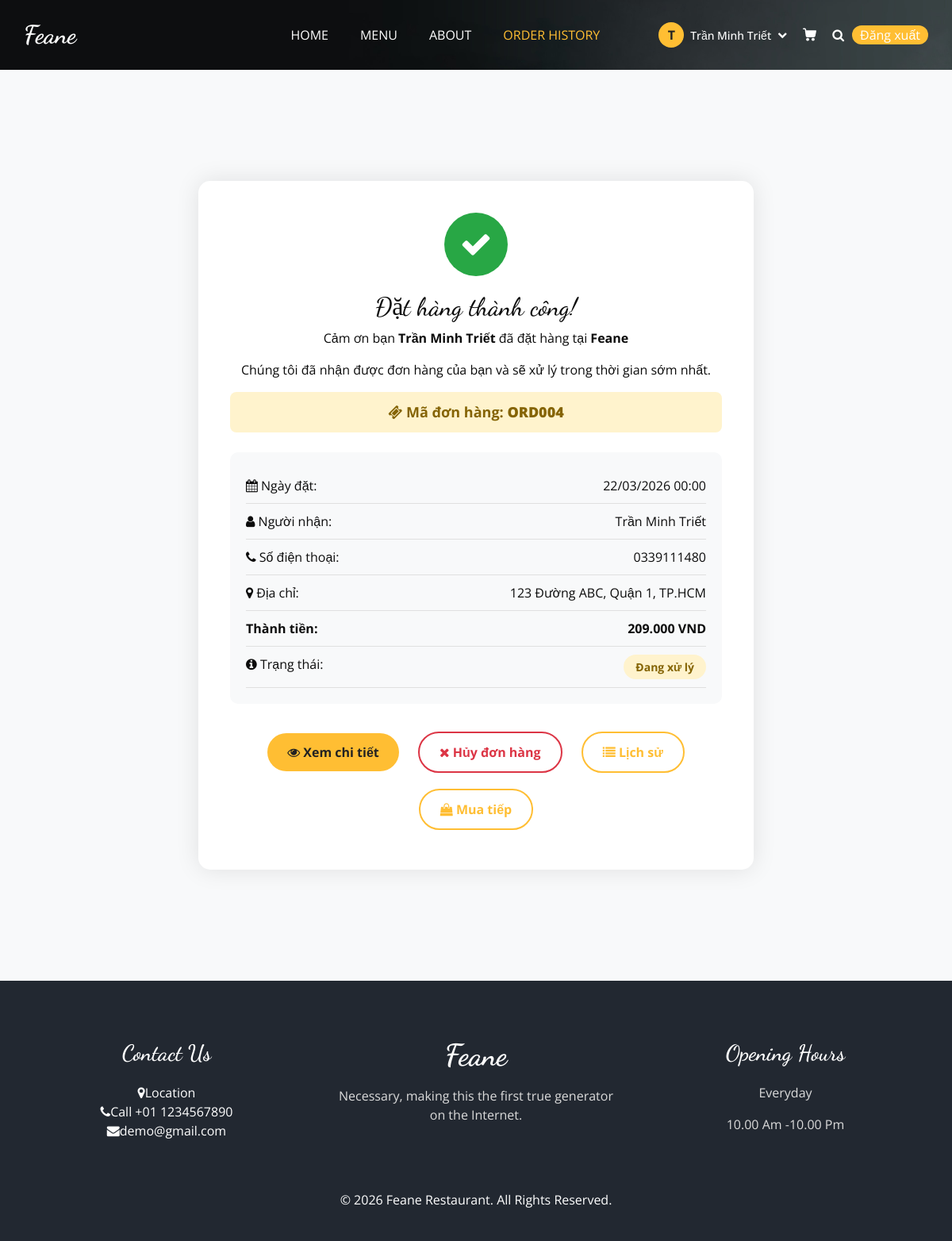
The app's page /order_success.php?code=ORD004 (signed in), older data.
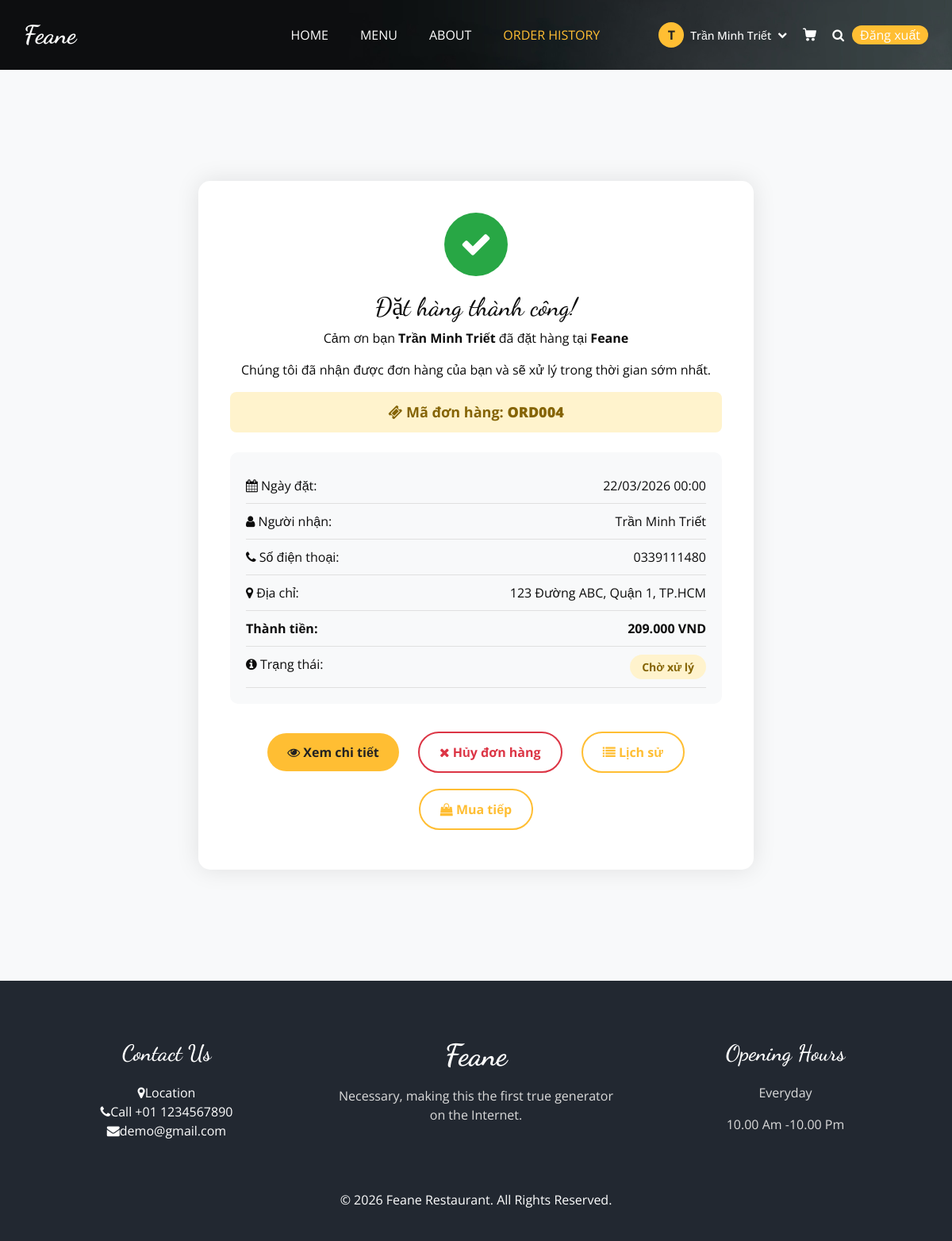
The same page, newer data.
### tables this page shows
CREATE TABLE `orders` (
  `id` int(11) NOT NULL,
  `order_code` varchar(20) NOT NULL,
  `user_id` int(11) DEFAULT NULL,
  `customer_name` varchar(100) NOT NULL,
  `customer_phone` varchar(20) DEFAULT NULL,
  `customer_email` varchar(100) DEFAULT NULL,
  `customer_address` varchar(255) DEFAULT NULL,
  `order_date` date NOT NULL,
  `total_amount` decimal(10,2) NOT NULL,
  `shipping_fee` decimal(10,2) DEFAULT 0.00,
  `discount` decimal(10,2) DEFAULT 0.00,
  `final_amount` decimal(10,2) NOT NULL,
  `status` enum('pending','confirmed','shipped','cancelled') DEFAULT 'pending',
  `payment_method` varchar(50) DEFAULT NULL,
  `notes` text DEFAULT NULL,
  `created_at` timestamp NOT NULL DEFAULT current_timestamp(),
  `updated_at` timestamp NOT NULL DEFAULT current_timestamp() ON UPDATE current_timestamp()
);

### order_success.php (the view, shortened to what the changed rows need)
<?php
require_once 'includes/db_connection.php';
$user_id = $_SESSION['user_id'];
$order_code = isset($_GET['code']) ? $_GET['code'] : null;
$order_info = null;
try {
    $stmt = $pdo->prepare("
        SELECT o.*,
               (SELECT COUNT(*) FROM order_details WHERE order_id = o.id) as item_count
        FROM orders o
        WHERE o.order_code = ? AND o.user_id = ?
    ");
    $stmt->execute([$order_code, $user_id]);
    $order_info = $stmt->fetch(PDO::FETCH_ASSOC);
} catch (PDOException $e) {
    header('Location: order_history.php');
    exit;
}
$user_info = null;
try {
    $stmt = $pdo->prepare("SELECT id, username, full_name, email FROM users WHERE id = ?");
    $stmt->execute([$user_id]);
    $user_info = $stmt->fetch(PDO::FETCH_ASSOC);
} catch (PDOException $e) {
}
function formatCurrency($amount) {
    return number_format($amount, 0, ',', '.') . ' VND';
}
function getStatusInfo($status) {
    $statuses = [
        'pending' => ['class' => 'processing', 'text' => 'Chờ xử lý'],
        'processing' => ['class' => 'processing', 'text' => 'Đang xử lý'],
        'shipped' => ['class' => 'processing', 'text' => 'Đang giao hàng'],
        'delivered' => ['class' => 'delivered', 'text' => 'Đã giao'],
        'cancelled' => ['class' => 'cancelled', 'text' => 'Đã hủy'],
        'new' => ['class' => 'processing', 'text' => 'Mới']
    ];
    return $statuses[$status] ?? ['class' => 'processing', 'text' => 'Chờ xử lý'];
}
?>
<!DOCTYPE html>
<html lang="vi">
<head>
    <link rel="stylesheet" type="text/css" href="css/bootstrap.css" />
    <link href="css/font-awesome.min.css" rel="stylesheet" />
    <link href="css/style.css" rel="stylesheet" />
    <link href="css/responsive.css" rel="stylesheet" />
</head>
<body class="sub_page">
<section class="food_section layout_padding">
    <div class="container">
        <div class="success-container">
            <h2>Đặt hàng thành công!</h2>
            <div class="order-code"><i class="fa fa-ticket"></i> Mã đơn hàng: <strong><?= htmlspecialchars($order_info['order_code']) ?></strong></div>
            <div class="order-info-box">
                <div class="order-info-row"><span class="order-info-label"><i class="fa fa-calendar"></i> Ngày đặt:</span><span class="order-info-value"><?= date('d/m/Y H:i', strtotime($order_info['order_date'] ?? $order_info['created_at'])) ?></span></div>
                <div class="order-info-row"><span class="order-info-label"><i class="fa fa-user"></i> Người nhận:</span><span class="order-info-value"><?= htmlspecialchars($order_info['customer_name'] ?? $user_info['full_name']) ?></span></div>
                <div class="order-info-row"><span class="order-info-label"><i class="fa fa-phone"></i> Số điện thoại:</span><span class="order-info-value"><?= htmlspecialchars($order_info['customer_phone'] ?? '') ?></span></div>
                <div class="order-info-row"><span class="order-info-label"><i class="fa fa-map-marker"></i> Địa chỉ:</span><span class="order-info-value"><?= htmlspecialchars($order_info['customer_address'] ?? '') ?></span></div>
                <div class="order-info-row"><span class="order-info-label"><strong>Thành tiền:</strong></span><span class="order-info-value"><strong><?= formatCurrency($order_info['final_amount'] ?? ($order_info['total_amount'] + ($order_info['shipping_fee'] ?? 0))) ?></strong></span></div>
                <div class="order-info-row"><span class="order-info-label"><i class="fa fa-info-circle"></i> Trạng thái:</span><span class="order-info-value"><span class="status <?= getStatusInfo($order_info['status'])['class'] ?>"><?= getStatusInfo($order_info['status'])['text'] ?></span></span></div>
            </div>
        </div>
    </div>
</section>
</body>
</html>

Row changes from the older to the newer data that the page shows:
changed orders "ORD004": status "Đang xử lý" → "Chờ xử lý"
